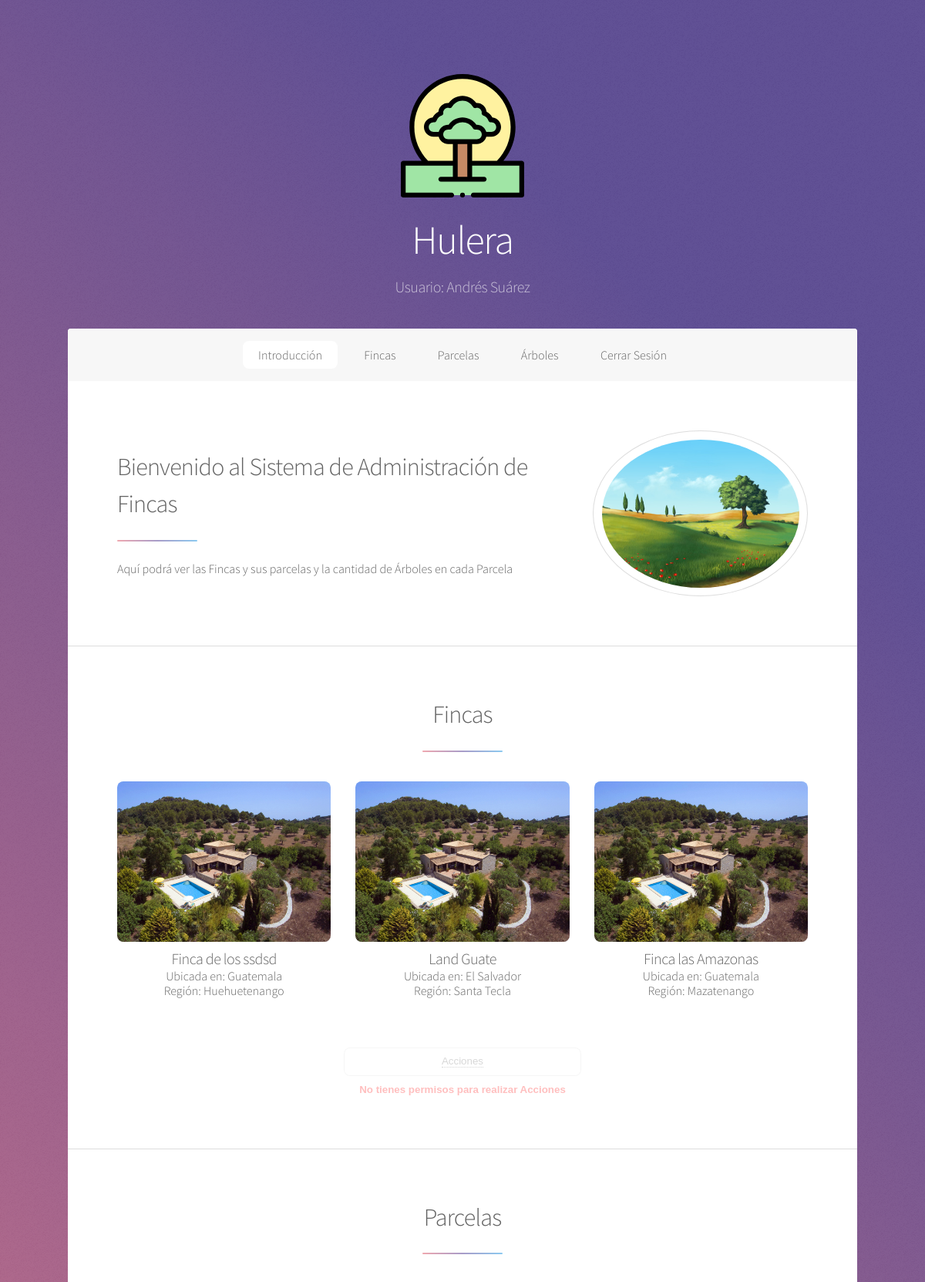
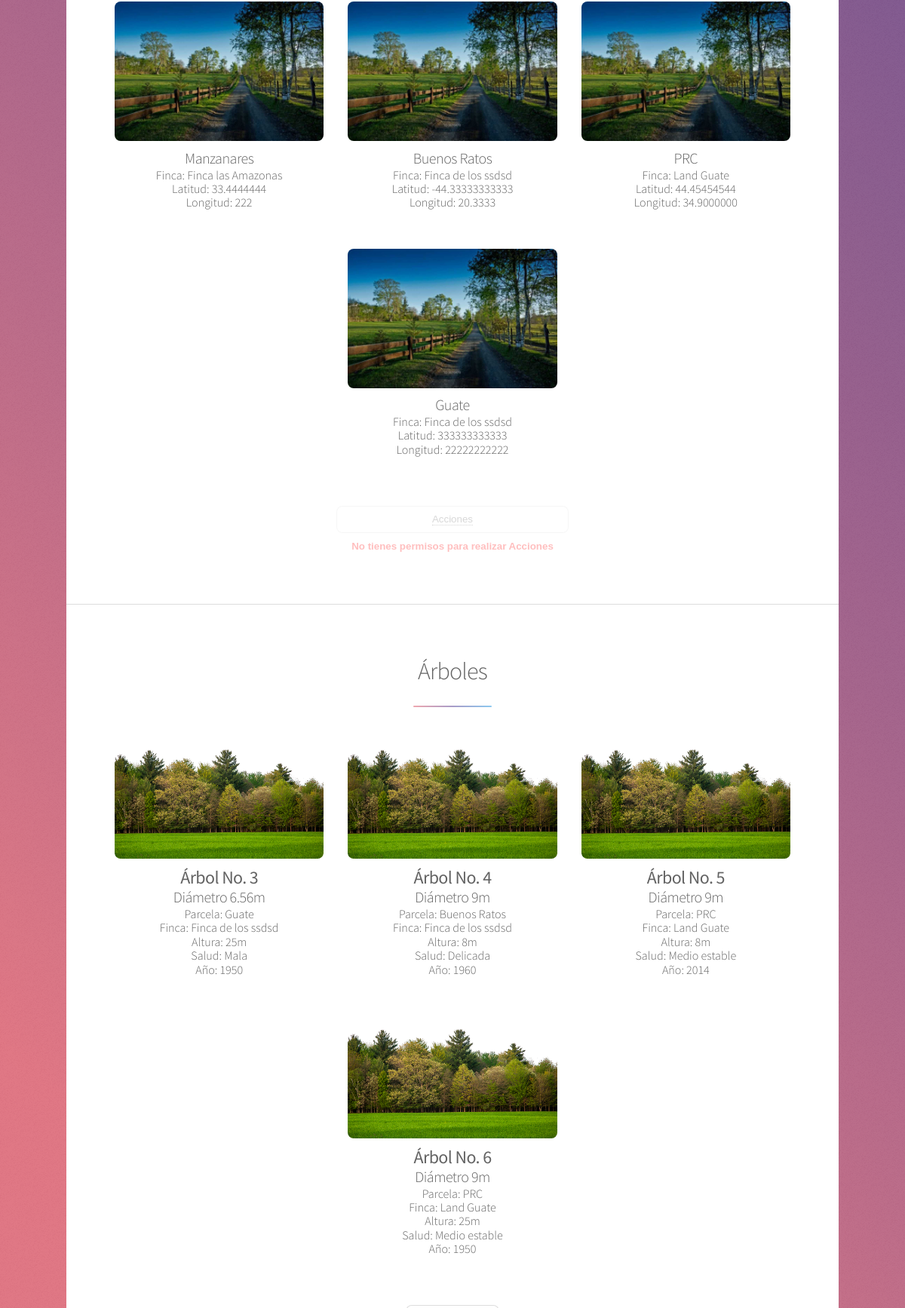
The page /estate/index/1/ (upper part) on the database its author committed (2 pictures, top to bottom).
### user/models.py (models this page shows)
class User(models.Model):
    first_name = models.CharField(max_length=100)
    last_name = models.CharField(max_length=100)
    phone = models.CharField(max_length=10)
    PERMISSIONS = (
        ('0', 'Collaborator'),
        ('1', 'Admin'),
    )
    permissions = models.CharField(
        max_length=1,
        choices=PERMISSIONS,
        blank=True,
        default='0',
    )

### estate/models.py (models this page shows, shortened)
class Land(models.Model):
    name = models.CharField(max_length=100)
    country = models.CharField(max_length=100)
    region = models.CharField(max_length=100)

class Plot(models.Model):
    land = models.ForeignKey(Land, on_delete=models.CASCADE)
    name = models.CharField(max_length=100)
    latitude = models.CharField(max_length=100)
    length = models.CharField(max_length=100)

class Tree(models.Model):
    plot = models.ForeignKey(Plot, on_delete=models.CASCADE)
    diameter = models.CharField(max_length=100)
    height = models.CharField(max_length=100)
    health = models.CharField(max_length=100)
    year = models.CharField(max_length=100)

### estate/views.py (the view)
# urls.py: path('index/<int:user_pk>/', views.index, name='index'),
def index(request, user_pk):
    template = 'estate/index.html'
    context = {
        'lands': Land.objects.all(),
        'plots': Plot.objects.all(),
        'user': User.objects.get(pk=user_pk),
        'trees': Tree.objects.all(),
    }
    return render(request, template, context)

### estate/templates/estate/index.html (shortened to what this page needs)
{% extends 'estate/base.html' %}
{% block content %}
<div id="wrapper">
                    {% load static %}
					<header id="header" class="alt">
						<span class="logo"><img src="{% static 'images/arbolito.svg' %}" style="width: 10em;" alt="" /></span>
						<h1>Hulera</h1>
						<p>Usuario: {{ user.first_name }} {{ user.last_name }}<br/>
					</header>
					<nav id="nav">
						<ul>
							<li><a href="#intro" class="active">Introducción</a></li>
							<li><a href="#first">Fincas</a></li>
							<li><a href="#second">Parcelas</a></li>
							<li><a href="#cta">Árboles</a></li>
							<li><a href="{% url 'user:login' %}">Cerrar Sesión</a></li>
						</ul>
					</nav>
					<div id="main">
							<section id="intro" class="main">
								<div class="spotlight">
									<div class="content">
										<header class="major">
											<h2>Bienvenido al Sistema de Administración de Fincas</h2>
										</header>
										<p>Aquí podrá ver las Fincas y sus parcelas y la cantidad de Árboles en cada Parcela</p>
									</div>
									<span class="image"><img src="{% static 'images/finquita.jpg' %}" alt="" /></span>
								</div>
							</section>
							<section id="first" class="main special">
								<header class="major">
									<h2>Fincas</h2>
								</header>
								<ul class="features">
                                    {% for land in lands %}
									<li>
									<span class="image"><img src="{% static 'images/finca.jpg' %}" style="width: 100%;" alt="" /></span>
										<h3>{{ land.name }}</h3>
                                        <p>Ubicada en: {{ land.country }}</p>
                                        <p>Región: {{ land.region }}</p>
									</li>
                                    {% endfor %}
								</ul>
								<footer class="major">
									<ul class="actions special">
                                        {% if user.permissions == '0' %}
                                        <li><button class="button" disabled><a href="generic.html">Acciones <br><p style="color: red; font-weight: bold;">No tienes permisos para realizar Acciones</p></a></button></li>
                                        {% else %}
                                        <li><button class="button"><a href="{% url 'estate:actions' user.pk %}">Acciones</a></button></li>
                                        {% endif %}
									</ul>
								</footer>
							</section>
						<section id="second" class="main special">
								<header class="major">
									<h2>Parcelas</h2>
								</header>
								<ul class="features">
                                    {% for plot in plots %}
									<li>
									<span class="image"><img src="{% static 'images/parcela.jpg' %}" style="width: 100%;" alt="" /></span>
										<h3>{{ plot.name }}</h3>
										<p>Finca: {{ plot.land.name }}</p>
                                        <p>Latitud: {{ plot.latitude }}</p>
                                        <p>Longitud: {{ plot.length }}</p>
									</li>
                                    {% endfor %}
								</ul>
								<footer class="major">
									<ul class="actions special">
                                        {% if user.permissions == '0' %}
                                        <li><button class="button" disabled><a href="generic.html">Acciones <br><p style="color: red; font-weight: bold;">No tienes permisos para realizar Acciones</p></a></button></li>
                                        {% else %}
                                        <li><button class="button"><a href="{% url 'estate:actions-plot' user.pk %}">Acciones</a></button></li>
                                        {% endif %}
									</ul>
								</footer>
							</section>
							<section id="cta" class="main special">
								<header class="major">
									<h2>Árboles</h2>
								</header>
								<ul class="features">
                                    {% for tree in trees %}
									<li>
									<span class="image"><img src="{% static 'images/arboles.png' %}" style="width: 100%;" alt="" /></span>
										<h2><strong>Árbol No. {{ tree.id }}</strong></h2>
										<h3>Diámetro {{ tree.diameter }}</h3>
										<p>Parcela: {{ tree.plot.name }}</p>
                                        <p>Finca: {{ tree.plot.land.name }}</p>
                                        <p>Altura: {{ tree.height }}</p>
										<p>Salud: {{ tree.health }}</p>
										<p>Año: {{ tree.year }}</p>
									</li>
                                    {% endfor %}
								</ul>
								<footer class="major">
									<ul class="actions special">
                                        {% if user.permissions == '0' %}
                                        <li><button class="button"><a href="{% url 'estate:actions-tree-user' user.pk %}">Acciones</a></button></li>
                                        {% else %}
                                        <li><button class="button"><a href="{% url 'estate:actions-tree-admin' user.pk %}">Acciones</a></button></li>
                                        {% endif %}
									</ul>
								</footer>
							</section>
					</div>
			</div>
{% endblock %}

### estate/templates/estate/base.html (shortened to what this page needs)
<!DOCTYPE HTML>
<html>
	<head>
        {% load static %}
		<link rel="stylesheet" href="{% static 'assets/css/main.css' %}"/>
	</head>
	<body class="is-preload">
            {% block content %}
            {% endblock %}
	</body>
</html>

### rows shown on the page
User: first_name "Andrés", last_name "Suárez"
Land: name "Finca de los ssdsd", country "Guatemala", region "Huehuetenango"
Land: name "Land Guate", country "El Salvador", region "Santa Tecla"
Land: name "Finca las Amazonas", country "Guatemala", region "Mazatenango"
Plot: name "Manzanares", land.name "Finca las Amazonas", latitude "33.4444444", length "222"
Plot: name "Buenos Ratos", land.name "Finca de los ssdsd", latitude "-44.33333333333", length "20.3333"
Plot: name "PRC", land.name "Land Guate", latitude "44.45454544", length "34.9000000"
Plot: name "Guate", land.name "Finca de los ssdsd", latitude "333333333333", length "22222222222"
Tree: id "3", diameter "6.56m", plot.name "Guate", plot.land.name "Finca de los ssdsd", height "25m", health "Mala", year "1950"
Tree: id "4", diameter "9m", plot.name "Buenos Ratos", plot.land.name "Finca de los ssdsd", height "8m", health "Delicada", year "1960"
Tree: id "5", diameter "9m", plot.name "PRC", plot.land.name "Land Guate", height "8m", health "Medio estable", year "2014"
Tree: id "6", diameter "9m", plot.name "PRC", plot.land.name "Land Guate", height "25m", health "Medio estable", year "1950"
